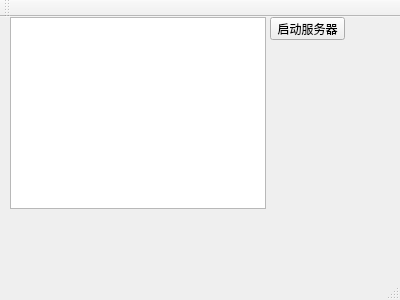
<?xml version="1.0" encoding="UTF-8"?>
<ui version="4.0">
 <class>MainWindow</class>
 <widget class="QMainWindow" name="MainWindow">
  <property name="geometry">
   <rect>
    <x>0</x>
    <y>0</y>
    <width>400</width>
    <height>300</height>
   </rect>
  </property>
  <property name="windowTitle">
   <string>MainWindow</string>
  </property>
  <widget class="QWidget" name="centralWidget">
   <widget class="QTextBrowser" name="textBrowser">
    <property name="geometry">
     <rect>
      <x>10</x>
      <y>0</y>
      <width>256</width>
      <height>192</height>
     </rect>
    </property>
   </widget>
   <widget class="QPushButton" name="pushButton">
    <property name="geometry">
     <rect>
      <x>270</x>
      <y>0</y>
      <width>75</width>
      <height>23</height>
     </rect>
    </property>
    <property name="text">
     <string>启动服务器</string>
    </property>
   </widget>
  </widget>
  <widget class="QMenuBar" name="menuBar">
   <property name="geometry">
    <rect>
     <x>0</x>
     <y>0</y>
     <width>400</width>
     <height>23</height>
    </rect>
   </property>
  </widget>
  <widget class="QToolBar" name="mainToolBar">
   <attribute name="toolBarArea">
    <enum>TopToolBarArea</enum>
   </attribute>
   <attribute name="toolBarBreak">
    <bool>false</bool>
   </attribute>
  </widget>
  <widget class="QStatusBar" name="statusBar"/>
 </widget>
 <layoutdefault spacing="6" margin="11"/>
 <resources/>
 <connections/>
</ui>
